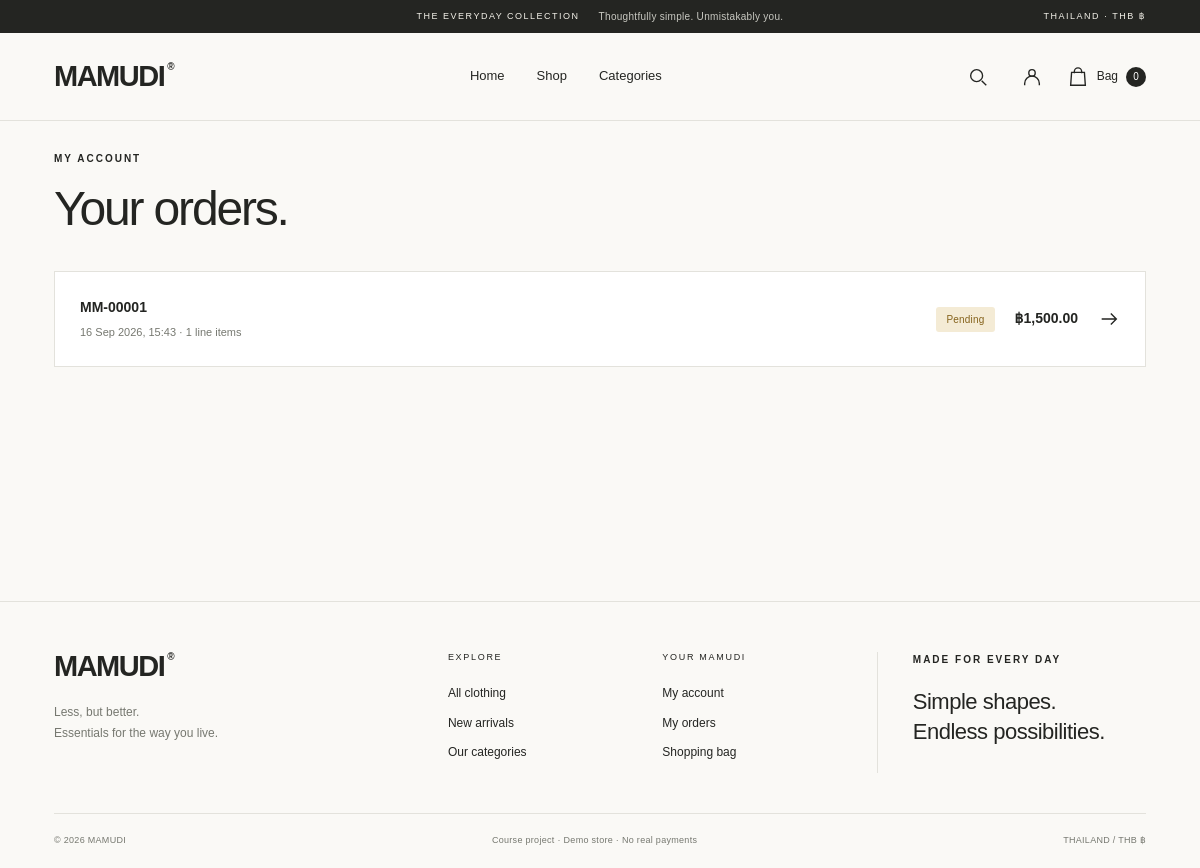
The app's page /orders/ (signed in) with its own data.
### orders/models.py (models this page shows)
class Order(models.Model):
    class Status(models.TextChoices):
        PENDING = 'Pending', 'Pending'
        CONFIRMED = 'Confirmed', 'Confirmed'
        SHIPPED = 'Shipped', 'Shipped'
        COMPLETED = 'Completed', 'Completed'
        CANCELLED = 'Cancelled', 'Cancelled'
    reference = models.UUIDField(default=uuid.uuid4, unique=True, editable=False)
    user = models.ForeignKey(settings.AUTH_USER_MODEL, on_delete=models.SET_NULL, null=True, related_name='orders')
    full_name = models.CharField(max_length=150)
    phone = models.CharField(max_length=20)
    address = models.TextField()
    province = models.CharField(max_length=100)
    postal_code = models.CharField(max_length=5)
    total = models.DecimalField(max_digits=12, decimal_places=2)
    status = models.CharField(max_length=12, choices=Status.choices, default=Status.PENDING)
    created_at = models.DateTimeField(auto_now_add=True)
    updated_at = models.DateTimeField(auto_now=True)
    class Meta:
        ordering = ['-created_at']
    @property
    def number(self):
        return f'MM-{self.pk:05d}'

### orders/views.py (the view)
# urls.py: path('orders/', views.order_list, name='dashboard_orders'),
@login_required
def order_list(request):
    return render(request, 'orders/list.html', {'orders': request.user.orders.prefetch_related('items')})

### accounts/models.py (called while the page is built)
    @property
    def is_store_admin(self):
        return self.is_active and (self.is_superuser or self.role == self.Role.ADMIN)

### catalog/context_processors.py (called while the page is built)
def store_context(request):
    cart = request.session.get('cart', {})
    count = sum(item.get('quantity', 0) for item in cart.values())
    return {'nav_categories': Category.objects.all(), 'cart_count': count}

### catalog/templatetags/store_tags.py (called while the page is built)
@register.filter
def money(value):
    return f'{value:,.2f}'

### templates/orders/list.html
{% extends 'base.html' %}{% load store_tags %}{% block title %}My orders | MAMUDI{% endblock %}{% block content %}<div class="container page-space"><span class="eyebrow">MY ACCOUNT</span><h1>Your orders.</h1><div class="order-list">{% for order in orders %}<a class="order-card" href="{% url 'order_detail' order.reference %}"><div><strong>{{ order.number }}</strong><small>{{ order.created_at|date:'d M Y, H:i' }} · {{ order.items.count }} line items</small></div><span class="badge status-{{ order.status|lower }}">{{ order.status }}</span><strong>฿{{ order.total|money }}</strong><svg><use href="#i-arrow"/></svg></a>{% empty %}<div class="empty-state"><h2>Your story starts here.</h2><p>Your orders will appear here after checkout.</p><a class="button" href="{% url 'product_list' %}">Find your essentials</a></div>{% endfor %}</div></div>{% endblock %}

### static/css/site.css (style rules this page uses)
:root { --paper:#faf9f6;--white:#fff;--ink:#242522;--muted:#767870;--line:#e3e2dc;--cream:#eeece5;--beige:#c1b8a6;--green:#42634b;--danger:#a1392f;--space:clamp(22px,4.5vw,80px) }
* { box-sizing:border-box }
html { scroll-behavior:smooth;scroll-padding-top:100px }
body { margin:0;background:var(--paper);color:var(--ink);font-family:StoreSans,'Tahoma',sans-serif;font-size:14px;line-height:1.55 }
a { color:inherit;text-decoration:none }
button,a,input,select,textarea,summary { -webkit-tap-highlight-color:transparent }
svg { width:22px;height:22px;fill:none;stroke:currentColor;stroke-width:1.5;flex-shrink:0 }
h1,h2,h3,p { margin-top:0 }
h1,h2,h3 { font-weight:500;line-height:1.13;letter-spacing:-.045em }
h1 { font-size:clamp(34px,4vw,58px);margin-bottom:16px }
a,button { transition:background .2s,color .2s,opacity .2s }
.container { width:calc(100% - var(--space)*2);max-width:1500px;margin-inline:auto }
.eyebrow { font-size:10px;letter-spacing:2px;font-weight:600;text-transform:uppercase;display:block;margin-bottom:15px }
.page-space { padding-top:30px;padding-bottom:70px;min-height:60vh }
.badge { display:inline-flex;align-items:center;padding:6px 10px;background:var(--cream);border-radius:3px;font-size:10px;line-height:1.3;white-space:nowrap;letter-spacing:.2px }
.status-pending { background:#f4ebd5;color:#85621b }
.order-list { margin-top:35px }
.order-card { display:flex;align-items:center;justify-content:space-between;gap:20px;border:1px solid var(--line);padding:25px;margin-bottom:14px;background:var(--white) }
.order-card small { display:block;color:var(--muted);font-size:11px;margin-top:6px }
.order-card>div { flex:1 }

### records on screen
Order: number "MM-00001", created_at "16 Sep 2026, 15:43", items.count "1", status "Pending", total "1,500.00"

### other values on screen
{{ cart_count }} "0"
